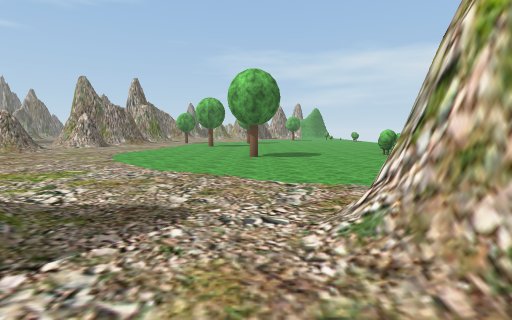
View 1 (above)

24 first-person views from a walk through a scene from a Unity 3-D project. The camera is 1.4 m above the floor, tilts 6° down and sees 85° across. The floor is counted in squares, 2 m on a side. Each view is taken from the middle of a square. On the plan, view 1 faces up. The plan holds only what a view shows up to about 9 squares ahead; the rest is blank. The place goes on beyond the plan. Some trees and plants on the terrain are drawn as simple stand-ins. The player character is not drawn. Some surface patterns are stand-ins.

View 2
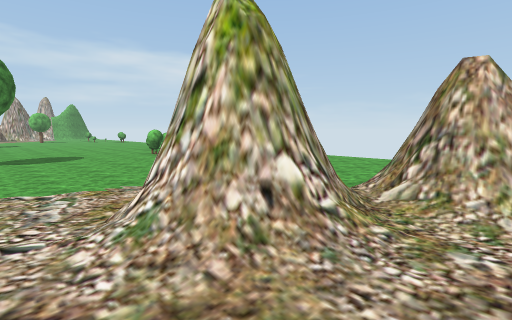

View 3
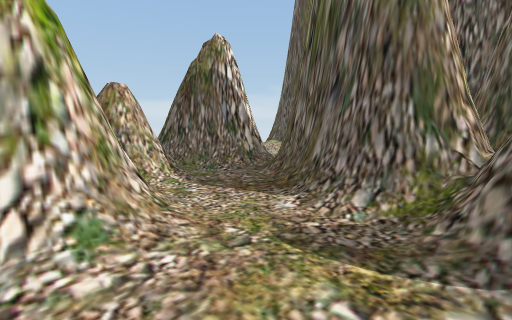

View 4
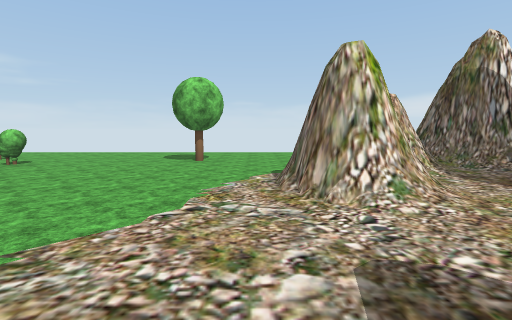

View 5
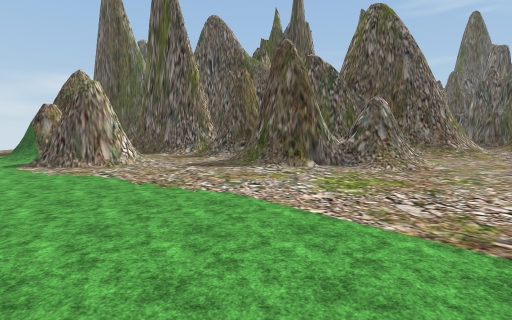

View 6
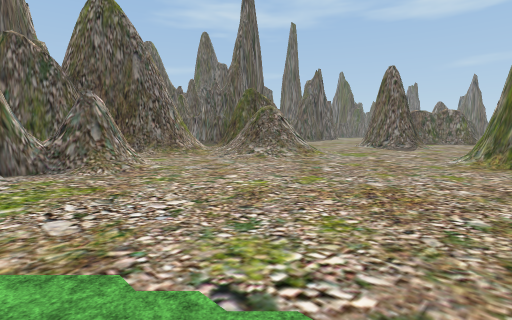

View 7
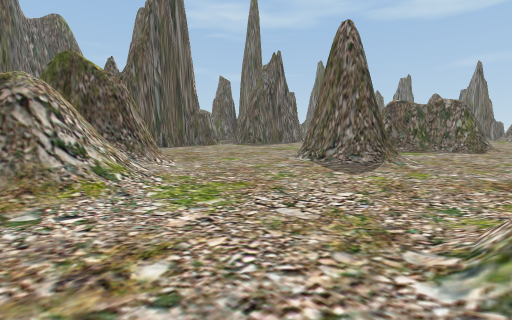

View 8
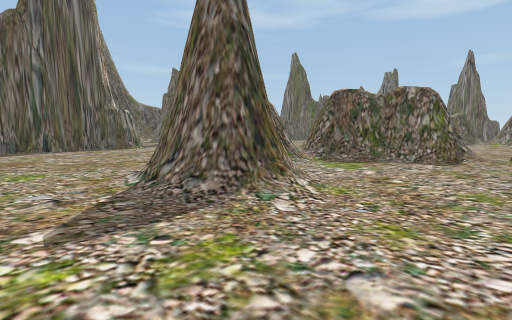

View 9
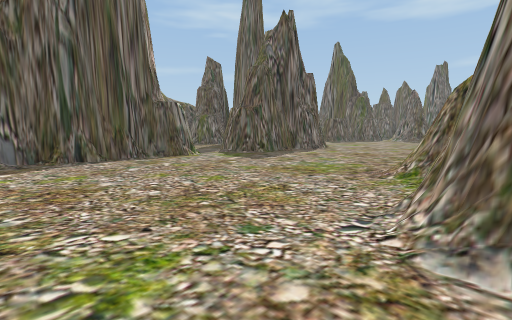

View 10
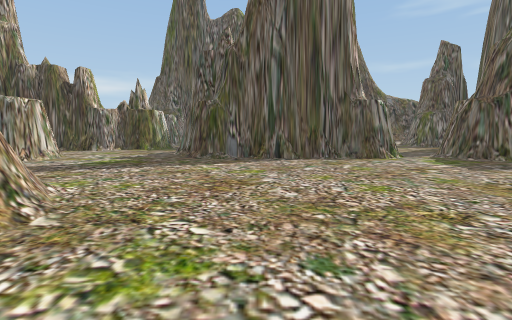

View 11
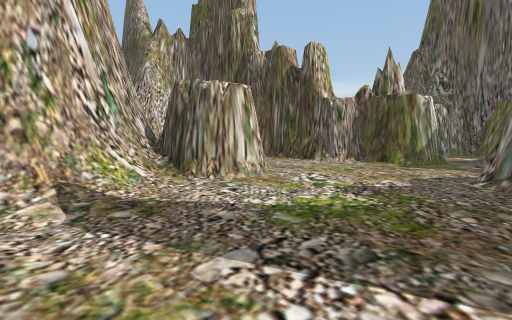

View 12
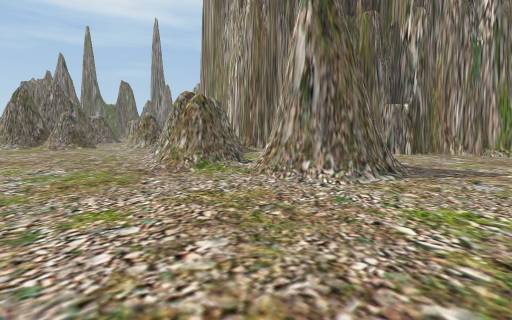

View 13
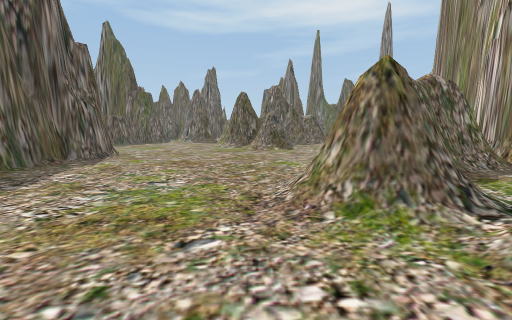

View 14
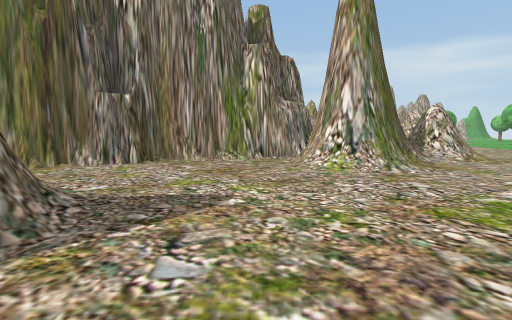

View 15
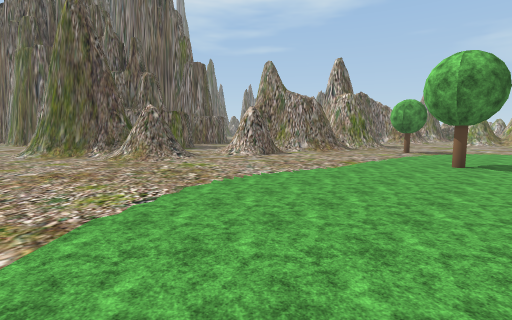

View 16
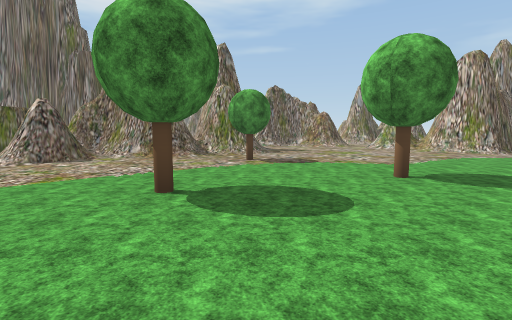

View 17
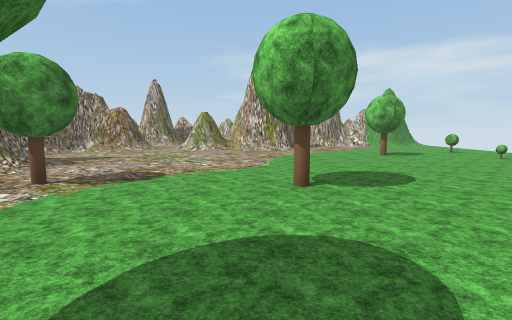

View 18
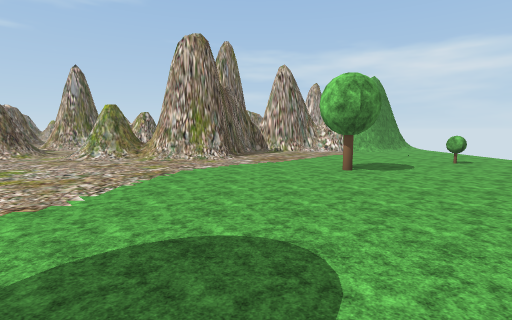

View 19
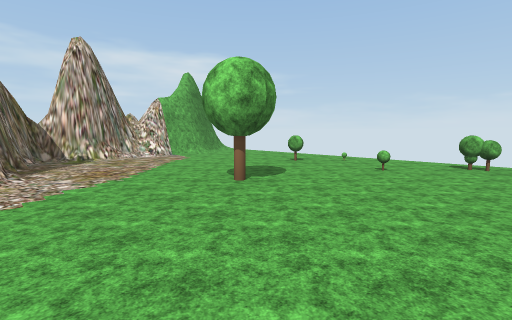

View 20
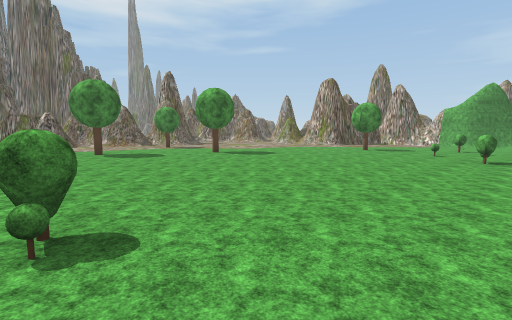

View 21
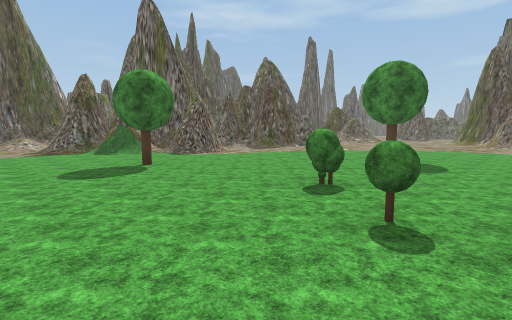

View 22
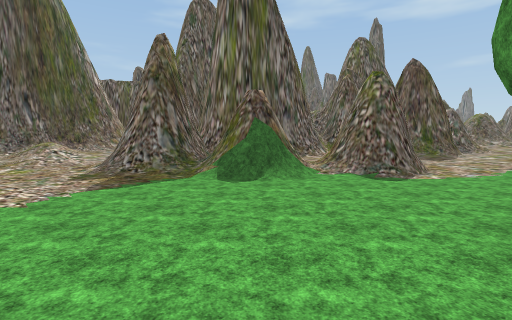

View 23
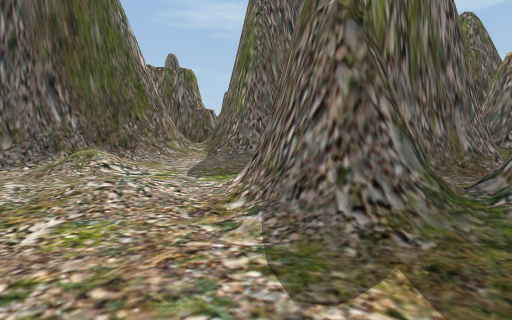

View 24
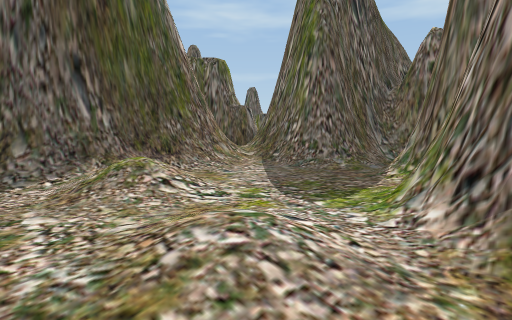

### Floor plan
Key: @ floor where view 1 was taken; # wall or solid block; x gap in a wall; . main floor; : floor 0.25 m higher than the main floor; / step, stairs or slope; = window, fence, low wall or low ledge; T tree; O other object.
Columns run from 24 left of view 1 to 7 right of it. Each row starts with its distance up from view 1.
 25                         ######
 24                         #.......
 23                   #//####.......
 22                   #////##.......
 21                 #/...........T..
 20                 /..........T..O.
 19                   ...........T..
 18                   #...........O.
 17                  ##/............
 16                  =/.T...T.......
 15                  #/.............
 14                 ##..............
 13                ###....T.........
 12              #  ##..............
 11              #  ................
 10             ## /#............O..
  9         #######/#............T..
  8       ###...###/........T...O...
  7   ##  #......#/.................
  6   /x............................
  5    ##...//......................
  4     #../##....//.............T..
  3 ..  ###x##.../##/...............
  2 ....//#//..../##/..####..##.....
  1 ............/## //.#  #..####...
  0 ............/##/##/#  ##@..##...
 -1 .............///####   ###..##..
 -2 .............../##      ######..
 -3 .##.............:#      ###//./.
 -4 x ###....#//.../##      #//.../.
 -5     #..######...#       ###..//.
 -6             #.....        #////.
 -7              ..###        ######
 -8             #.##
 -9             #.#
-10              ..
-11              ##

Positions as (right, up) in squares from view 1, and headings:
1: (0, 0), facing up
2: (0, 0), facing up-right
3: (-1, 2), facing down-right
4: (-2, 3), facing right
5: (-2, 8), facing down
6: (-3, 8), facing down-left
7: (-9, 7), facing down-left
8: (-13, 7), facing down-left
9: (-13, 3), facing down-left
10: (-14, 3), facing down
11: (-12, -1), facing down-right
12: (-13, -1), facing up-left
13: (-15, 1), facing left
14: (-13, 2), facing up
15: (-1, 6), facing up-left
16: (1, 11), facing up-left
17: (-1, 12), facing up
18: (1, 15), facing up
19: (0, 17), facing up-right
20: (7, 10), facing up-left
21: (7, 10), facing down-left
22: (7, 4), facing down-left
23: (7, 0), facing down-left
24: (7, -2), facing down-left
